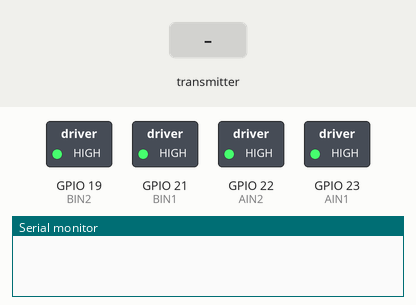
Recording of a sketch running on a simulated ESP32. Parts: switched loads named in the sketch (green lamp = pin HIGH), the last lines printed to the serial monitor. Inputs (shaded band) come from the test bench.

Above: at 1.2 s.
1.3 s: the transmitter starts sending sentido = 1024
At 2.1 s:
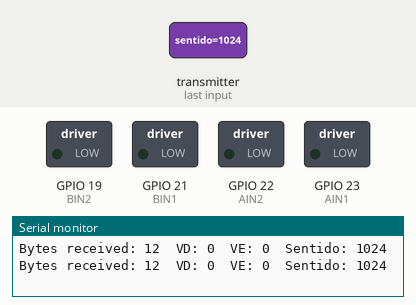
2.8 s: the transmitter starts sending rightSpd = 1024
At 3.3 s:
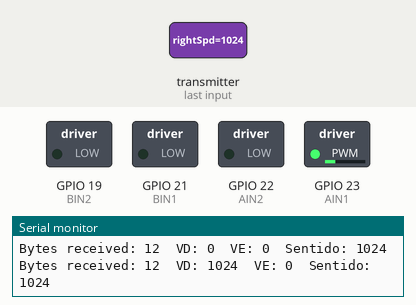
4.3 s: the transmitter starts sending leftSpd = 1024
At 5.5 s:
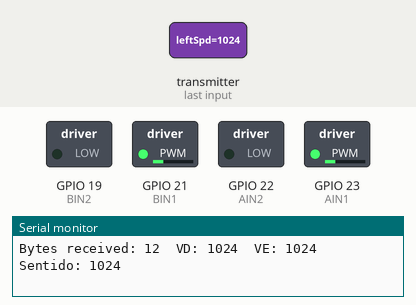
5.8 s: the transmitter starts sending rightSpd = 0
At 6.8 s:
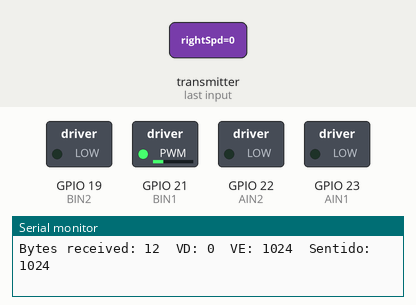
7.3 s: the transmitter starts sending leftSpd = 2048
At 7.9 s:
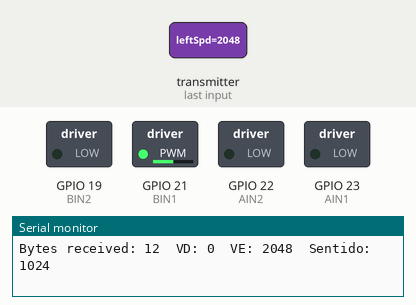
8.8 s: the transmitter starts sending sentido = 0
At 10.2 s:
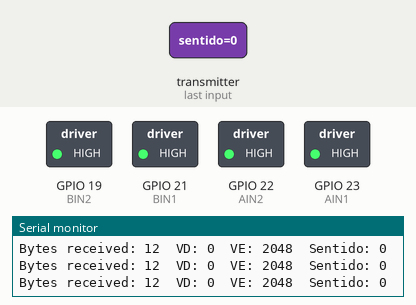
Timing chart, 0 to 11.3 s (numbered marks = the images above; inputs shaded):
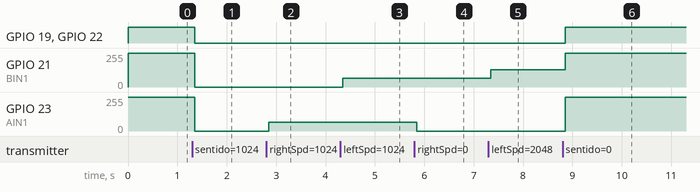

Measured:
- after the input at 1.3 s, GPIO 19 (BIN2), GPIO 22 (AIN2): HIGH → LOW after 0.05 s; GPIO 21 (BIN1), GPIO 23 (AIN1): 255/255 → 0/255 after 0.05 s
- after the input at 2.8 s, GPIO 23 (AIN1): 0/255 → 64/255 after 0.05 s
- after the input at 4.3 s, GPIO 21 (BIN1): 0/255 → 64/255 after 0.05 s
- after the input at 5.8 s, GPIO 23 (AIN1): 64/255 → 0/255 after 0.05 s
- after the input at 7.3 s, GPIO 21 (BIN1): 64/255 → 128/255 after 0.05 s
- after the input at 8.8 s, GPIO 19 (BIN2), GPIO 22 (AIN2): LOW → HIGH after 0.05 s; GPIO 21 (BIN1): 128/255 → 255/255 after 0.05 s; GPIO 23 (AIN1): 0/255 → 255/255 after 0.05 s

The sketch:

RECEIVER.ino
```cpp
#include <esp_now.h>
#include <WiFi.h>

// Estrutura damensagem que será enviada
// DEVE SER A MESMA ESTRUTURA NO EMISSOR
typedef struct struct_message {
  int rightSpd;     // Recebe o valor da velocidade da direita
  int leftSpd;      // Recebe o valor da velocidade da esquerda
  int sentido;      // Recebe o valor dO sentido de rotação dos motores
} struct_message;

struct_message myData;    // Cria um objeto chamado myData

// Função de callback chamada ao receber algum dado
void OnDataRecv(const uint8_t * mac, const uint8_t *incomingData, int len) {
  memcpy(&myData, incomingData, sizeof(myData));
  Serial.print("Bytes received: ");
  Serial.print(len);
  Serial.print("\t");
  Serial.print("VD: ");
  Serial.print(myData.rightSpd);
  Serial.print("\t");
  Serial.print("VE: ");
  Serial.print(myData.leftSpd);
  Serial.print("\t");
  Serial.print("Sentido: ");
  Serial.print(myData.sentido);
  Serial.println();
}

// Pinos da ponte H que serão conectados ao ESP32
#define AIN1 23
#define AIN2 22
#define BIN1 21
#define BIN2 19

// Configurando o PWM
const int freq = 50;      // Frequência do PWM, definida em 50Hz
const int resolucao = 12; // Resolução do PWM, 12 bits, de 0 a 4095.

// Estabelecendo os canais PWM que serão utilizados
const int chAIN1 = 0;   // Canal PWM 0 que irá ser vinculado ao pino da ponte H
const int chAIN2 = 1;   // Canal PWM 1 que irá ser vinculado ao pino da ponte H
const int chBIN1 = 2;   // Canal PWM 2 que irá ser vinculado ao pino da ponte H
const int chBIN2 = 3;   // Canal PWM 3 que irá ser vinculado ao pino da ponte H

void setup() {
  Serial.begin(115200); //Inicia o monitor serial

  // Configura o ESP32 como um Wi-Fi Station
  WiFi.mode(WIFI_STA);

  // Inicia o ESP-NOW
  if (esp_now_init() != ESP_OK) {
    Serial.println("Error initializing ESP-NOW");
    return;
  }

  // Configura a função de callback que será chamada ao enviar algum dado
  esp_now_register_recv_cb(OnDataRecv);

  // Definindo as portas conectadas á ponte H como OUTPUTS
  pinMode(AIN1,OUTPUT);
  pinMode(AIN2,OUTPUT);
  pinMode(BIN1,OUTPUT);
  pinMode(BIN2,OUTPUT);

  // Configurando a frequencia e a resolução de cada canal PWM criado
  ledcSetup(chAIN1, freq, resolucao);
  ledcSetup(chAIN2, freq, resolucao);
  ledcSetup(chBIN1, freq, resolucao);
  ledcSetup(chBIN2, freq, resolucao);

  // Atribuindo cada pino de saída do ESP32 ao seu respectivo canal de PWM criado
  ledcAttachPin(AIN1, chAIN1);
  ledcAttachPin(AIN2, chAIN2);
  ledcAttachPin(BIN1, chBIN1);
  ledcAttachPin(BIN2, chBIN2);
}

void loop() {
  /*
   * O que irá definir se o motor irá girar para frente ou para trás é determinado pela
   * variável "myData.sentido".
   * Para cada sentido de rotação, devemos enviar o sinal de PWM para o pino correspondente
   * Isso implica que apenas dois pinos terão sinal PWM e os outros dois estarão em LOW
   *
   */
  if (myData.sentido > 0){
    // Sentido horário
    digitalWrite(AIN2, LOW);
    digitalWrite(BIN2, LOW);
    ledcWrite(chAIN1, myData.rightSpd);	// Escrevemos no canal chAIN1, o duty cycle myData.rightSpd.
    ledcWrite(chBIN1, myData.leftSpd);	// Escrevemos no canal chBIN1, o duty cycle myData.leftSpd.
  }
  else if(myData.sentido < 0){
    // Sentido anti-horário
    digitalWrite(AIN1, LOW);
    digitalWrite(BIN1, LOW);
    ledcWrite(chAIN2, myData.rightSpd);	// Escrevemos no canal chAIN2, o duty cycle myData.rightSpd.
    ledcWrite(chBIN2, myData.leftSpd);	// Escrevemos no canal chBIN2, o duty cycle myData.leftSpd.
  }
  else{
    // Freia os dois motores
    digitalWrite(AIN1, HIGH);
    digitalWrite(BIN1, HIGH);
    digitalWrite(AIN2, HIGH);
    digitalWrite(BIN2, HIGH);
  }

}
```
